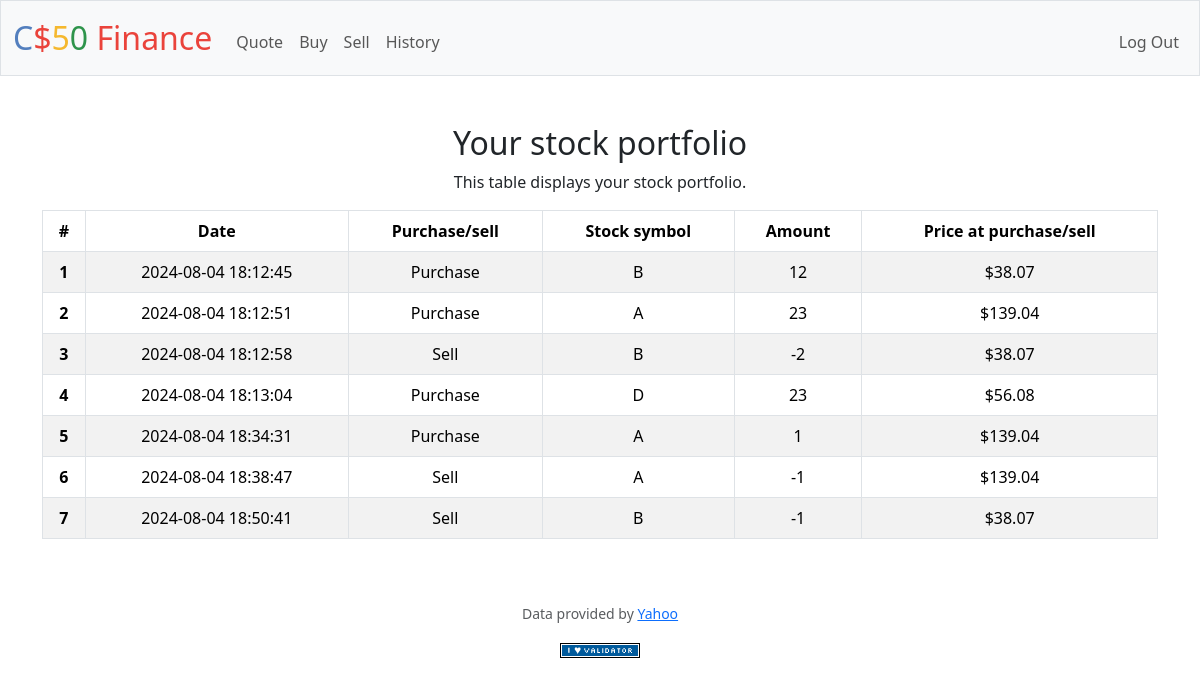
Screenshot of /history (signed in) with the database file from the repository.
### tables this page shows
CREATE TABLE user_stocks_database (
    id INTEGER PRIMARY KEY AUTOINCREMENT,
    user_id INT NOT NULL,
    order_date_time DATETIME NOT NULL,
    stock_type CHAR(10) NOT NULL,
    stock_amount DECIMAL(15,5) NOT NULL,
    stock_price_at_buy DECIMAL(15,2) NOT NULL,
    FOREIGN KEY (user_id) REFERENCES users(id) ON DELETE CASCADE
);

### app.py (the view)
@app.route("/history")
@login_required
def history():
    stock_datas = db.execute(
        "SELECT * FROM user_stocks_database WHERE user_id=?;", session["user_id"])
    print(stock_datas)
    return render_template("/history.html", stock_datas=stock_datas)

### app.py (called while the page is built)
@app.after_request
def after_request(response):
    response.headers["Cache-Control"] = "no-cache, no-store, must-revalidate"
    response.headers["Expires"] = 0
    response.headers["Pragma"] = "no-cache"
    return response

### helpers.py (called while the page is built)
def login_required(f):
    @wraps(f)
    def decorated_function(*args, **kwargs):
        if session.get("user_id") is None:
            return redirect("/login")
        return f(*args, **kwargs)
    return decorated_function

def usd(value):
    return f"${value:,.2f}"

### templates/history.html (shortened to what this page needs)
{% extends "layout.html" %}
{% block main %}
<table class="table table-striped table-bordered table-hover">
    <h2>Your stock portfolio</h2>
    <p>This table displays your stock portfolio.</p>
    <thead>
        <tr>
            <th>#</th>
            <th>Date</th>
            <th>Purchase/sell</th>
            <th>Stock symbol</th>
            <th>Amount</th>
            <th>Price at purchase/sell</th>
        </tr>
    </thead>
    <tbody>
        {% for stock_data in stock_datas %}
        <tr>
            <th scope="row">{{ loop.index }}</th>
            <td>{{stock_data["order_date_time"]}}</td>
            <td>{% if stock_data["stock_amount"]>0 %}Purchase{% else %}Sell{% endif %}</td>
            <td>{{stock_data["stock_type"]}}</td>
            <td>{{stock_data["stock_amount"]}}</td>
            <td>{{stock_data["stock_price_at_buy"]|usd}}</td>
        </tr>
        {% endfor%}
    </tbody>
</table>
{% endblock %}

### rows the page displays
user_stocks_database: order_date_time "2024-08-04 18:12:45", shows "Purchase", stock_type "B", stock_amount "12", stock_price_at_buy "$38.07"
user_stocks_database: order_date_time "2024-08-04 18:12:51", shows "Purchase", stock_type "A", stock_amount "23", stock_price_at_buy "$139.04"
user_stocks_database: order_date_time "2024-08-04 18:12:58", shows "Sell", stock_type "B", stock_amount "-2", stock_price_at_buy "$38.07"
user_stocks_database: order_date_time "2024-08-04 18:13:04", shows "Purchase", stock_type "D", stock_amount "23", stock_price_at_buy "$56.08"
user_stocks_database: order_date_time "2024-08-04 18:34:31", shows "Purchase", stock_type "A", stock_amount "1", stock_price_at_buy "$139.04"
user_stocks_database: order_date_time "2024-08-04 18:38:47", shows "Sell", stock_type "A", stock_amount "-1", stock_price_at_buy "$139.04"
user_stocks_database: order_date_time "2024-08-04 18:50:41", shows "Sell", stock_type "B", stock_amount "-1", stock_price_at_buy "$38.07"
